Frame 1 (no input): blank canvas, image omitted
Frame 60 (no input): blank canvas, image omitted
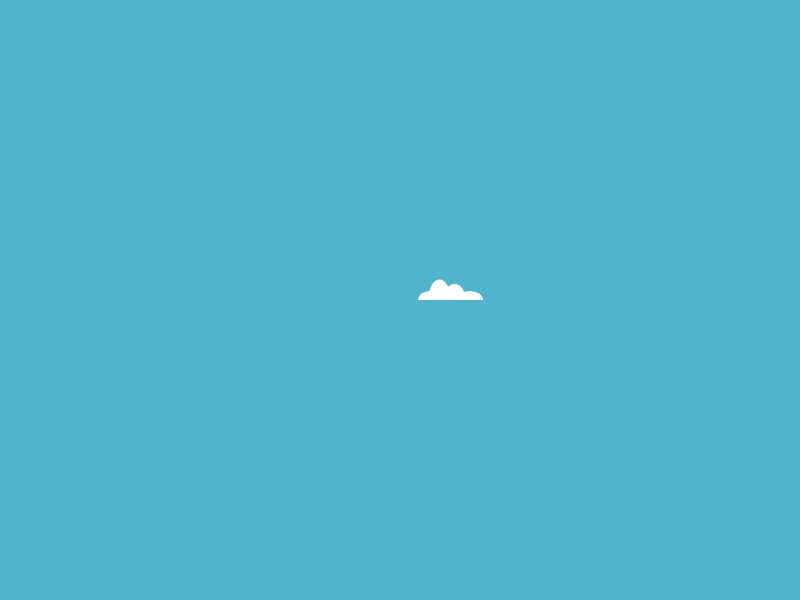
Frame 120 (the mouse pressed at the canvas centre since frame 60)

The p5.js sketch whose frames 1 and 60 were blank and that drew this single picture after the mouse press (run headless with seeded random() and noise() and a simulated clock; from frame 60 on, the mouse is pressed at the canvas centre):

// p5.js sketch
// ── sketch.js

var clouds = [];

function setup() {
  // put setup code here
  
  createCanvas(displayWidth, displayHeight);
  background(80, 180, 205);
  line(0,displayHeight/2,displayWidth,displayHeight/2);
  var rand = random(0,displayWidth);
  fill(248, 252, 2);
  ellipse(rand, 100, 70);
  stroke('rgb(0,255,0)');
  var x1=0;
  var y1 = displayHeight/2;

  var x2 = x1+10;
  var y2 = displayHeight/2-100;

  for(let i = 0;i<displayWidth ; i+=10)
  line(i,y1,i+10,y2);
  
  
}

function draw() {
  // put drawing code here
  // if (mouseIsPressed) {
  //   fill(0);
  // } else {
  //   fill(255);
  // }
  // ellipse(mouseX, mouseY, 80, 80);
  background(80, 180, 205);
  for (i = 0; i < clouds.length; i++) {
		var currentObj = clouds[i];
		cloud(currentObj.xpos, currentObj.ypos, currentObj.size);
		currentObj.xpos += 0.5;
		currentObj.ypos += random(-0.5, 0.5);
		if (clouds[i].xpos > width+20) {
			clouds.splice(i, 1);
		}
	}
}

function cloud(x, y, size) {
	fill(255, 255, 255);
	noStroke();
	arc(x, y, 25 * size, 20 * size, PI + TWO_PI, TWO_PI);
	arc(x + 10, y, 25 * size, 45 * size, PI + TWO_PI, TWO_PI);
	arc(x + 25, y, 25 * size, 35 * size, PI + TWO_PI, TWO_PI);
	arc(x + 40, y, 30 * size, 20 * size, PI + TWO_PI, TWO_PI);
}

function mousePressed() {
	var newCloud = {
		xpos: mouseX,
		ypos: mouseY,
		size: random(0.8, 1.3)
	};
	clouds.push(newCloud);
}
